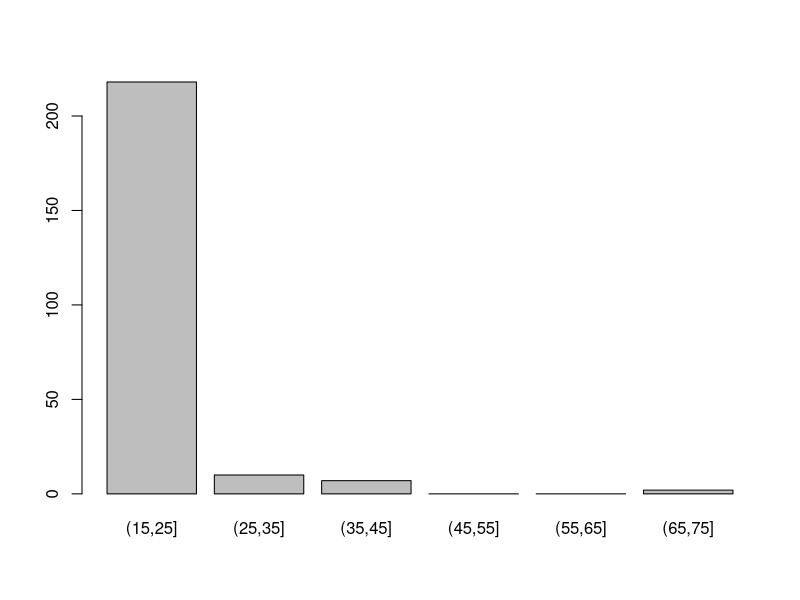
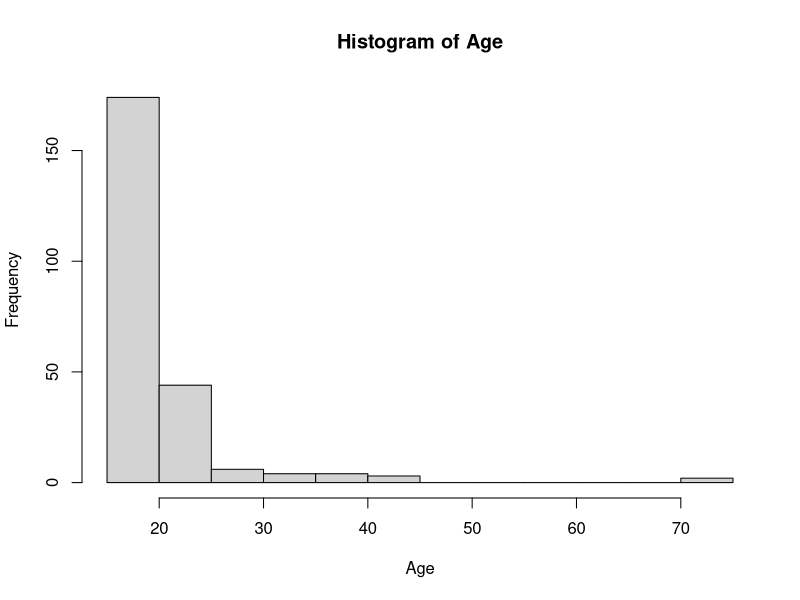
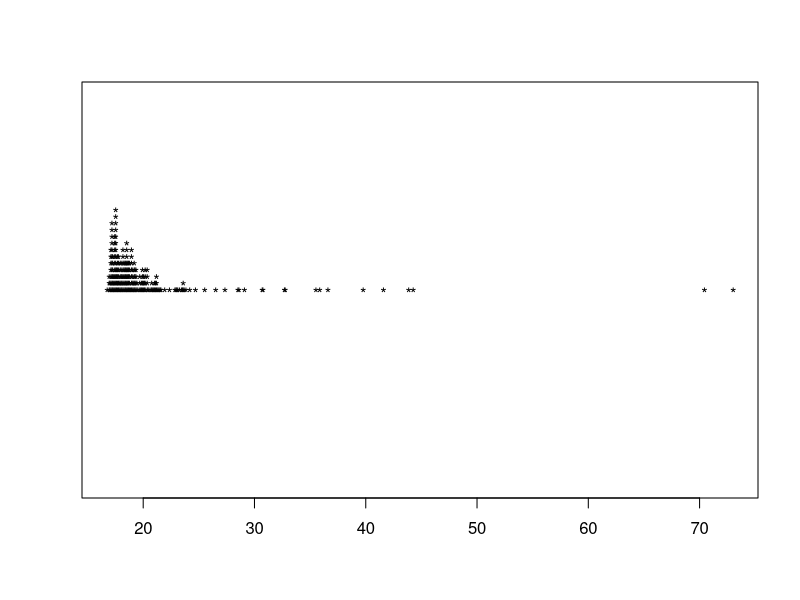

Recreate these plots in R, in order.
# 49
library(MASS)
attach(survey)

table(Age)

age.interval <- cut(Age, breaks = seq(15, 75, 10))
table(age.interval)

barplot(table(age.interval))
hist(Age)

stripchart(Age, method = "stack", pch = "*")
